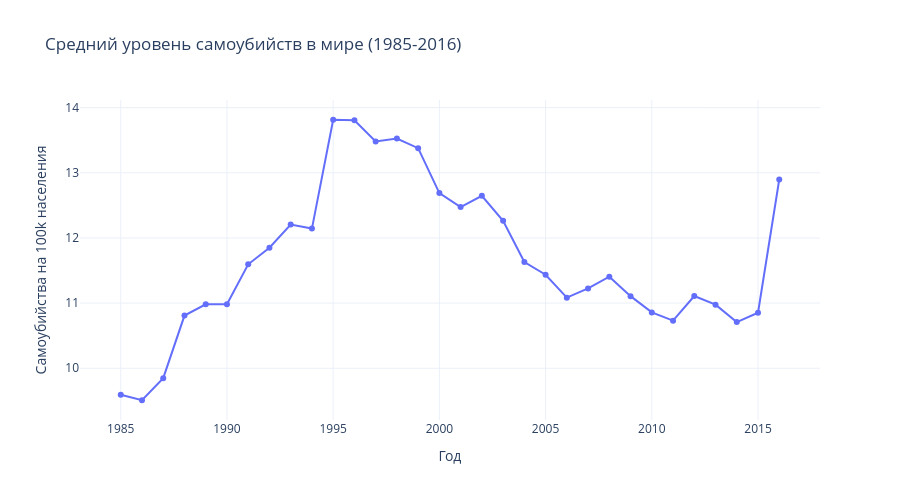

Notebook code cell kept with this figure:
### Markdown cell above
## 9. График динамики во времени

### Code cell
import plotly.express as px

# Создаем график среднего уровня самоубийств по годам
yearly_avg = data.groupby('year')['suicide_rate_per_100k'].mean().reset_index()

fig_trend = px.line(
    yearly_avg,
    x='year',
    y='suicide_rate_per_100k',
    title='Средний уровень самоубийств в мире (1985-2016)',
    labels={
        'year': 'Год',
        'suicide_rate_per_100k': 'Самоубийства на 100k населения'
    },
    markers=True
)

fig_trend.update_layout(
    height=500,
    hovermode='x unified',
    template='plotly_white'
)

fig_trend.show()

### Figure 1 — Plotly figure (JSON) as saved in the notebook; plotly's stock layout.template omitted (floating-point values rounded to 4 significant figures)
{"data": [{"hovertemplate": "Год=%{x}<br>Самоубийства на 100k населения=%{y}<extra></extra>", "legendgroup": "", "line": {"color": "#636efa", "dash": "solid"}, "marker": {"symbol": "circle"}, "mode": "lines+markers", "name": "", "orientation": "v", "showlegend": false, "x": [1985, 1986, 1987, 1988, 1989, 1990, 1991, 1992, 1993, 1994, 1995, 1996, 1997, 1998, 1999, 2000, 2001, 2002, 2003, 2004, 2005, 2006, 2007, 2008, 2009, 2010, 2011, 2012, 2013, 2014, 2015, 2016], "xaxis": "x", "y": [9.594, 9.509, 9.849, 10.81, 10.98, 10.98, 11.6, 11.85, 12.21, 12.14, 13.81, 13.81, 13.48, 13.52, 13.38, 12.69, 12.47, 12.65, 12.26, 11.63, 11.44, 11.08, 11.22, 11.41, 11.11, 10.86, 10.73, 11.11, 10.98, 10.71, 10.85, 12.9], "yaxis": "y", "type": "scatter"}], "layout": {"xaxis": {"anchor": "y", "domain": [0.0, 1.0], "title": {"text": "Год"}}, "yaxis": {"anchor": "x", "domain": [0.0, 1.0], "title": {"text": "Самоубийства на 100k населения"}}, "legend": {"tracegroupgap": 0}, "title": {"text": "Средний уровень самоубийств в мире (1985-2016)"}, "height": 500, "hovermode": "x unified"}}
